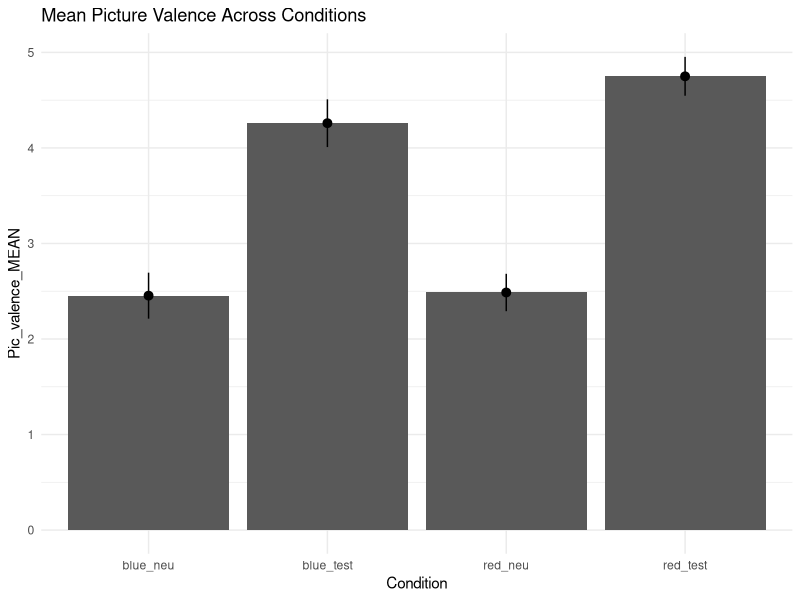
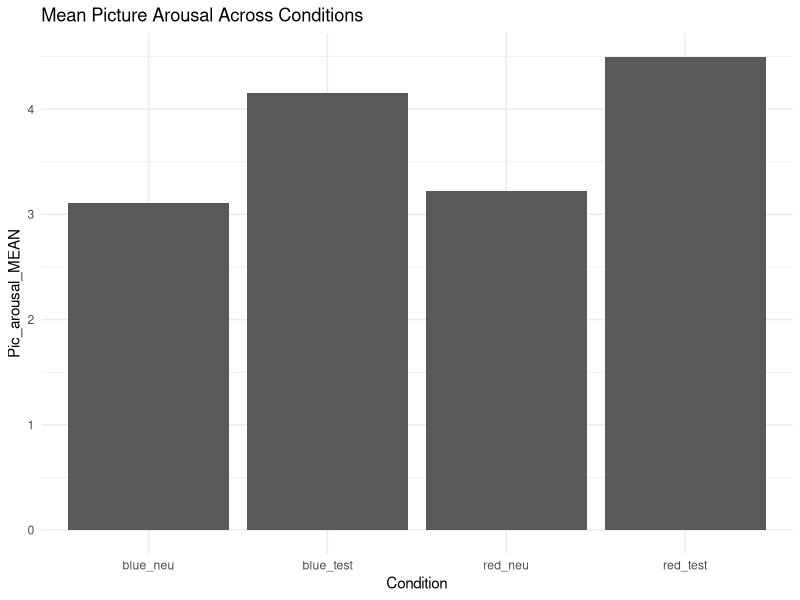
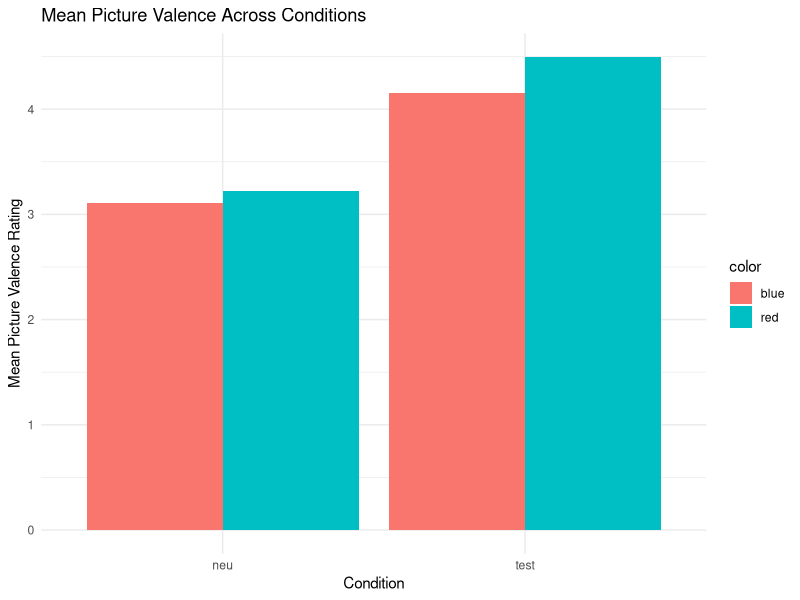
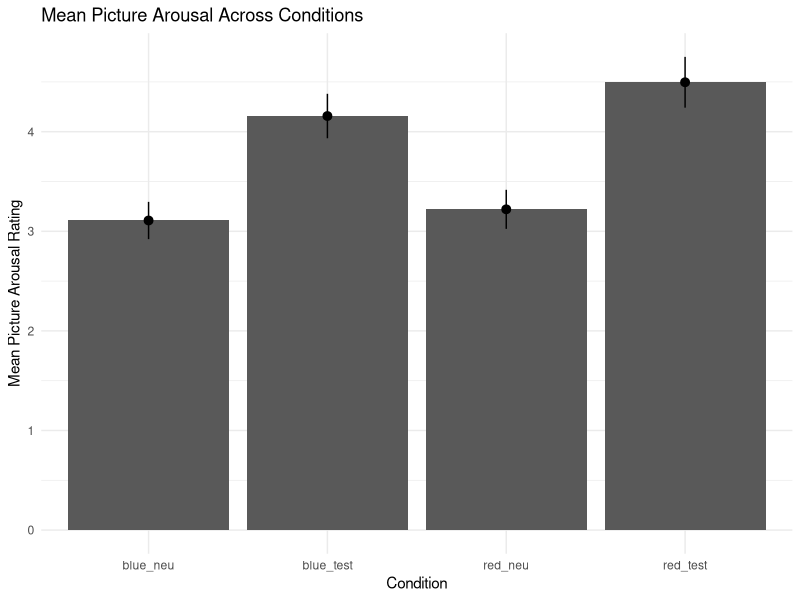
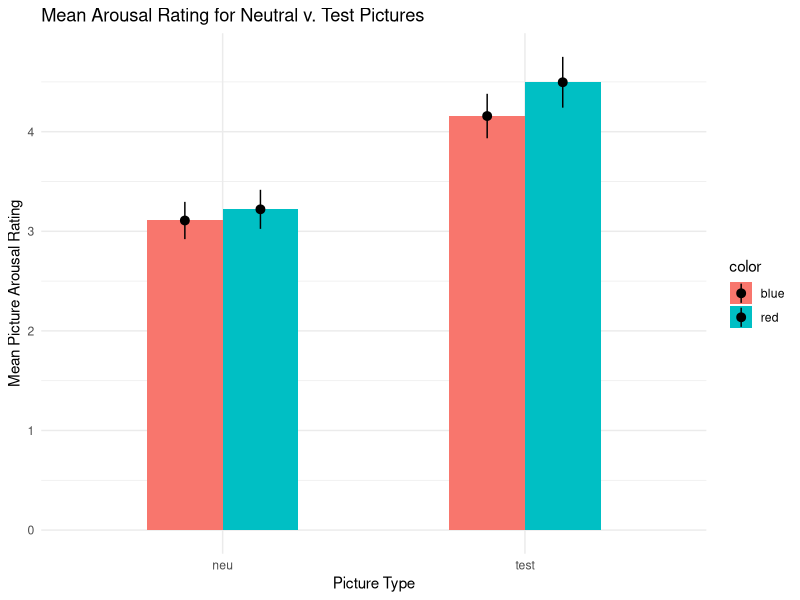
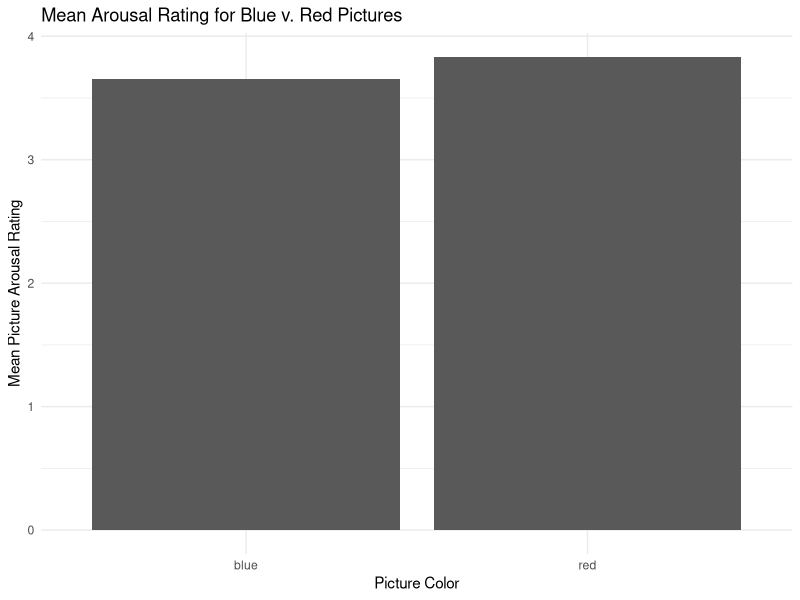

Reproduce these figures in R, in order. (Note: this script raises an error after producing the figures.)
## ---- chunk 1
library(foreign)
library(dplyr)
library(tidyverse)

color_data_pr = read.csv("color_data_pr.csv")
## ---- chunk 2
ggplot(color_data_pr, aes(x=Condition, Pic_valence_MEAN)) +
  geom_bar(stat='summary', fun.y='mean') +
  stat_summary(fun.y = function(x){mean(x)},
               fun.ymin = function(x){mean(x) - 2*sd(x)/sqrt(length(x))},
               fun.ymax = function(x){mean(x) + 2*sd(x)/sqrt(length(x))},
               geom= 'pointrange') +
  labs(title = 'Mean Picture Valence Across Conditions') +
  theme_minimal()

ggplot(color_data_pr, aes(x=Condition, Pic_arousal_MEAN)) +
  geom_bar(stat="summary", fun.y="mean", position="dodge") + 
  labs(title = 'Mean Picture Arousal Across Conditions') + 
  theme_minimal()

ggplot(color_data_pr, aes(x=pic, Pic_arousal_MEAN, fill=color)) +
  geom_bar(stat="summary", fun.y="mean", position="dodge") + 
  labs(x = "Condition", y = "Mean Picture Valence Rating", title = 'Mean Picture Valence Across Conditions') +
  theme_minimal()

ggplot(color_data_pr, aes(x=Condition, Pic_arousal_MEAN)) +
  geom_bar(stat="summary", fun.y="mean", position="dodge") +
  stat_summary(fun.y = function(x){mean(x)},
               fun.ymin = function(x){mean(x) - 2*sd(x)/sqrt(length(x))},
               fun.ymax = function(x){mean(x) + 2*sd(x)/sqrt(length(x))},
               geom= 'pointrange') +
  labs(x = "Condition", y = "Mean Picture Arousal Rating", title = 'Mean Picture Arousal Across Conditions') + 
  theme_minimal()

ggplot(color_data_pr, aes(x=pic, Pic_arousal_MEAN, fill=color)) +
  geom_bar(stat="summary", fun.y="mean", position="dodge", width = 0.5) + 
  stat_summary(fun.y = function(x){mean(x)},
               fun.ymin = function(x){mean(x) - 2*sd(x)/sqrt(length(x))},
               fun.ymax = function(x){mean(x) + 2*sd(x)/sqrt(length(x))},
               geom= 'pointrange', position = position_dodge(0.5)) +
  labs(title = 'Mean Arousal Rating for Neutral v. Test Pictures', y = 'Mean Picture Arousal Rating', x = 'Picture Type') + 
  theme_minimal()

summary(aov(data=color_data_pr, Pic_arousal_MEAN ~ color*pic))

ggplot(color_data_pr, aes(x=color, Pic_arousal_MEAN)) +
  geom_bar(stat="summary", fun.y="mean", position="dodge") + 
  labs(title = 'Mean Arousal Rating for Blue v. Red Pictures', y = 'Mean Picture Arousal Rating', x = 'Picture Color') + theme_minimal()
## ---- chunk 3
geom_bar(stat="summary", fun.y="mean", position="dodge") +
  stat_summary(fun.y = function(x){mean(x)},
               fun.ymin = function(x){mean(x) - 2*sd(x)/sqrt(length(x))},
               fun.ymax = function(x){mean(x) + 2*sd(x)/sqrt(length(x))},
               geom= 'pointrange') +
  labs(title = 'Mean Arousal Rating for Blue v. Red Pictures', y = 'Mean Picture Arousal Rating', x = 'Picture Color') + theme_minimal()

summary(aov(data = color_data_pr, Pic_arousal_MEAN ~ color))
## ---- chunk 4
### Beyond the paper
########## TODO: Run ANCOVA, using trait and test anxiety as the controls, figures we chose to improve, why are they improvements (violin plots here and why they are a nicer representation of the distribution)

### Violin Plot for Arousal Mean
ggplot(color_data_pr, aes(x=pic, Pic_arousal_MEAN, fill=color)) + geom_violin() +   labs(title = 'Mean Arousal Rating for Blue v. Red Pictures', y = 'Mean Picture Arousal Rating', x = 'Picture Type') + theme_minimal()

### Violin Plot for Valence Mean
ggplot(color_data_pr, aes(x=pic, Pic_valence_MEAN, fill=color)) + geom_violin() +   labs(title = 'Mean Valence Rating for Blue v. Red Pictures', y = 'Mean Picture Valence Rating', x = 'Picture Type') + theme_minimal()

# bar or violin plots for the distribution of arousal and valence judgements for each picture
arousal_by_pic = c(mean(color_data_pr$pic1_arousal), 
                   mean(color_data_pr$pic2_arousal), 
                   mean(color_data_pr$pic3_arousal), 
                   mean(color_data_pr$pic4_arousal))

valence_by_pic = c(mean(color_data_pr$pic1_valence), mean(color_data_pr$pic2_valence), mean(color_data_pr$pic3_valence), mean(color_data_pr$pic4_valence))

pics = c('pic1', 'pic2', 'pic3', 'pic4','pic1', 'pic2', 'pic3', 'pic4')
new.df = data.frame(arousal_by_pic, valence_by_pic, pics)

labels = c('arousal', 'arousal', 'arousal', 'arousal',
           'valence', 'valence', 'valence', 'valence')

ratings = c(arousal_by_pic, valence_by_pic)
new.df2 = data.frame(ratings, pics, labels)

ggplot(new.df2, aes(x=pics, ratings, fill=labels)) +
  geom_bar(stat="identity", position="dodge") + 
  labs(title = 'Mean Picture Arousal Across Pictures') + 
  theme_minimal()

# try this for the error bars
stat_summary (fun.y = function(x){mean(x)},
                fun.ymin = function(x){mean(x) - 2*sd(x)/sqrt(length(x))},
                fun.ymax = function(x){mean(x) + 2*sd(x)/sqrt(length(x))},
                geom= 'pointrange')
## ---- chunk 5

# Let's look at main and interaction effects
interact.val = anova(lm(data = color_data_pr, Pic_valence_MEAN ~ color*pic))
interact.aro = anova(lm(data = color_data_pr, Pic_arousal_MEAN ~ color*pic))


#is this a valid way to go about this? - tania
anova.val.cond = anova(lm(data = color_data_pr, Pic_valence_MEAN ~ Condition))
anova.aro.cond = anova(lm(data = color_data_pr, Pic_arousal_MEAN ~ Condition))

interact.val.cond = anova(lm(data = color_data_pr, Pic_valence_MEAN ~ Condition*Pic_arousal_MEAN))
interact.aro.cond = anova(lm(data = color_data_pr, Pic_arousal_MEAN ~ Condition*Pic_valence_MEAN))

## ---- chunk 6

#is this the right way to go about this? - tania

# ANCOVA with valence rating as the response variable, trait or test anxiety as controls
ancova.val.trait_anxiety = anova(lm(data = color_data_pr, Pic_valence_MEAN ~ STAI_MEAN + Condition))
ancova.val.test_anxiety = anova(lm(data = color_data_pr, Pic_valence_MEAN ~ AEQanxiety_MEAN + Condition))

# ANCOVA with arousal rating as the response variable, trait or test anxiety as controls
ancova.aro.trait_anxiety = anova(lm(data = color_data_pr, Pic_arousal_MEAN ~ STAI_MEAN + Condition))
ancova.aro.test_anxiety = anova(lm(data = color_data_pr, Pic_arousal_MEAN ~ AEQanxiety_MEAN + Condition))

## ---- chunk 7

## First let's create a simpler dataframe to work with

simple.color.df <- data.frame(condition=color_data_pr$Condition,pic1_valence=color_data_pr$pic1_valence,pic2_valence=color_data_pr$pic2_valence,pic3_valence=color_data_pr$pic3_valence,pic4_valence=color_data_pr$pic4_valence,pic1_arousal=color_data_pr$pic1_arousal,pic2_arousal=color_data_pr$pic2_arousal,pic3_arousal=color_data_pr$pic3_arousal,pic4_arousal=color_data_pr$pic4_arousal,test.anxiety=color_data_pr$STAI_MEAN,trait.anxiety=color_data_pr$AEQanxiety_MEAN)

## Let's look at the data by image and condition

# Red and Neutral condition
red.neu = filter(simple.color.df, condition=='red_neu')

# Red/neutral valence ratings
means.val.red.neu = c(mean(red.neu$pic1_valence),
                     mean(red.neu$pic2_valence),
                     mean(red.neu$pic3_valence),
                     mean(red.neu$pic4_valence))

pic1.val.mean.rn = means.val.red.neu[1]
pic2.val.mean.rn = means.val.red.neu[2]
pic3.val.mean.rn = means.val.red.neu[3]
pic4.val.mean.rn = means.val.red.neu[4]

val.red.neu.avg = mean(c(mean(red.neu$pic1_valence),
                     mean(red.neu$pic2_valence),
                     mean(red.neu$pic3_valence),
                     mean(red.neu$pic4_valence)))

# Red/neutral arousal ratings
means.aro.red.neu = c(mean(red.neu$pic1_arousal),
                     mean(red.neu$pic2_arousal),
                     mean(red.neu$pic3_arousal),
                     mean(red.neu$pic4_arousal))

pic1.aro.mean.rn = means.aro.red.neu[1]
pic2.aro.mean.rn = means.aro.red.neu[2]
pic3.aro.mean.rn = means.aro.red.neu[3]
pic4.aro.mean.rn = means.aro.red.neu[4]

aro.red.neu.avg = mean(c(mean(red.neu$pic1_arousal),
                     mean(red.neu$pic2_arousal),
                     mean(red.neu$pic3_arousal),
                     mean(red.neu$pic4_arousal)))

# Red/test condition

red.test = filter(simple.color.df, condition=='red_test')

# Red/test valence ratings
means.val.red.test = c(mean(red.test$pic1_valence),
                     mean(red.test$pic2_valence),
                     mean(red.test$pic3_valence),
                     mean(red.test$pic4_valence))

pic1.val.mean.rt = means.val.red.test[1]
pic2.val.mean.rt = means.val.red.test[2]
pic3.val.mean.rt = means.val.red.test[3]
pic4.val.mean.rt = means.val.red.test[4]

val.red.test.avg = mean(c(mean(red.test$pic1_valence),
                     mean(red.test$pic2_valence),
                     mean(red.test$pic3_valence),
                     mean(red.test$pic4_valence)))

# Red/test arousal ratings
means.aro.red.test = c(mean(red.test$pic1_arousal),
                     mean(red.test$pic2_arousal),
                     mean(red.test$pic3_arousal),
                     mean(red.test$pic4_arousal))

pic1.aro.mean.rt = means.aro.red.test[1]
pic2.aro.mean.rt = means.aro.red.test[2]
pic3.aro.mean.rt = means.aro.red.test[3]
pic4.aro.mean.rt = means.aro.red.test[4]

aro.red.test.avg = mean(c(mean(red.test$pic1_arousal),
                     mean(red.test$pic2_arousal),
                     mean(red.test$pic3_arousal),
                     mean(red.test$pic4_arousal)))

# Blue/neutral condition
blue.neu = filter(simple.color.df, condition=='blue_neu')

# blue/neutral valence ratings
